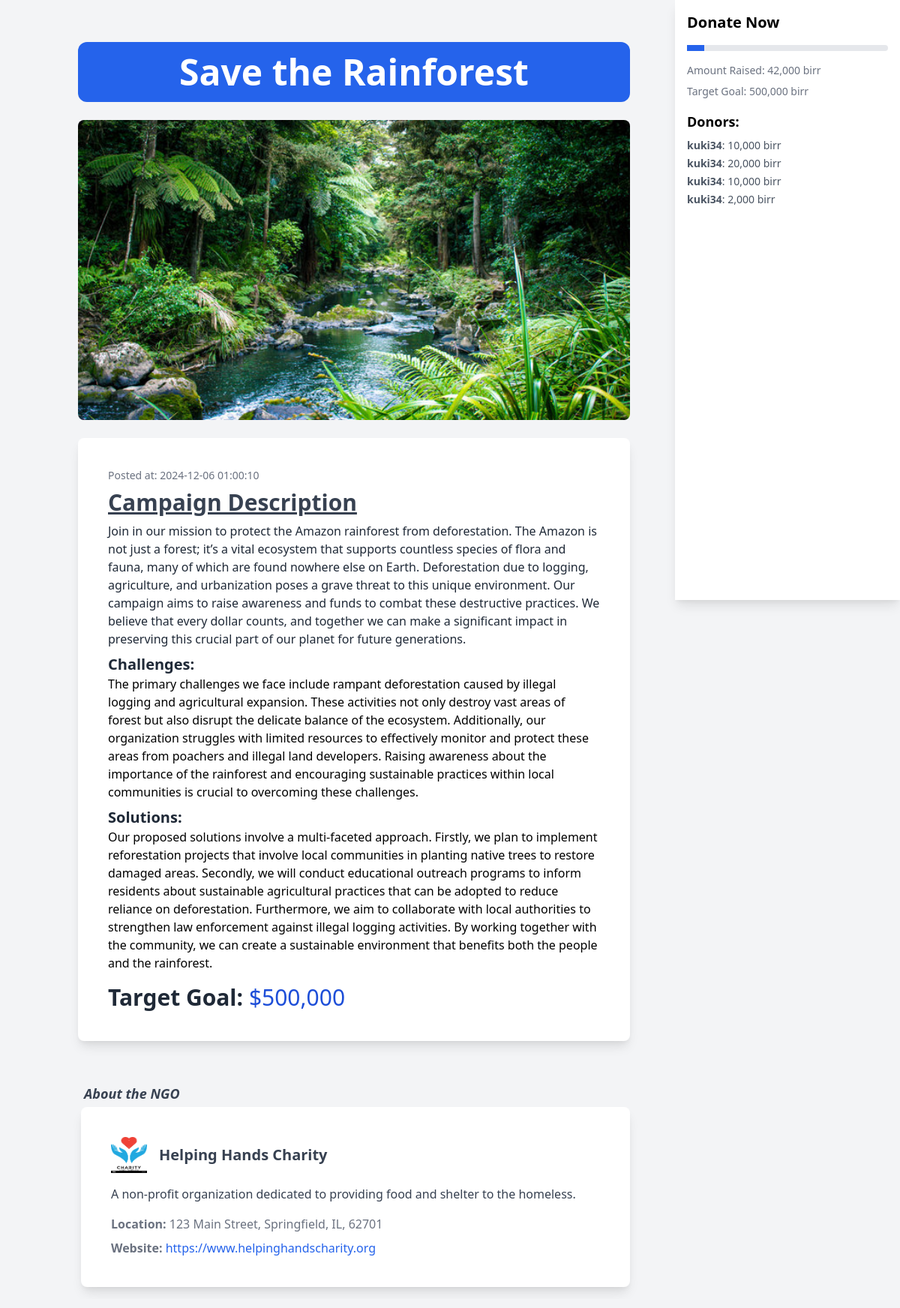
Page /src/fdetail.php?id=1 on the committed database.
### tables this page shows
CREATE TABLE `Charity` (
  `id` int(11) NOT NULL,
  `campTitle` varchar(255) NOT NULL,
  `campDesc` text NOT NULL,
  `orgName` varchar(255) NOT NULL,
  `targetGoal` decimal(10,2) NOT NULL,
  `achievedGoal` decimal(10,2) DEFAULT 0.00,
  `challenges` text DEFAULT NULL,
  `solutions` text DEFAULT NULL,
  `photo_paths` text DEFAULT NULL,
  `created_at` timestamp NOT NULL DEFAULT current_timestamp(),
  `updated_at` timestamp NOT NULL DEFAULT current_timestamp() ON UPDATE current_timestamp()
);

CREATE TABLE `Organization` (
  `orgName` varchar(255) NOT NULL,
  `logo` varchar(255) NOT NULL,
  `orgDesc` text NOT NULL,
  `location` varchar(255) NOT NULL,
  `website` varchar(255) NOT NULL,
  `password` varchar(255) NOT NULL,
  `joinedDate` timestamp NOT NULL DEFAULT current_timestamp()
);

### src/fdetail.php (the view, shortened to what this page needs)
<?php
include("conn.php");
$campaignId = isset($_GET['id']) ? intval($_GET['id']) : 0;
$campaignQuery = "SELECT * FROM Charity WHERE id = $campaignId";
$campaignResult = mysqli_query($con, $campaignQuery);
$campaign = mysqli_fetch_assoc($campaignResult);
if ($campaign) {
    $organizationName = mysqli_real_escape_string($con, $campaign['orgName']);
    $orgQuery = "SELECT * FROM Organization WHERE orgName = '$organizationName'";
    $orgResult = mysqli_query($con, $orgQuery);
    $organization = mysqli_fetch_assoc($orgResult);
} else {
    echo "Campaign not found.";
    exit;
}
?>
<!DOCTYPE html>
<html lang="en">
<head>
    <link href="https://cdnjs.cloudflare.com/ajax/libs/tailwindcss/2.2.19/tailwind.min.css" rel="stylesheet">
    <link href="https://cdnjs.cloudflare.com/ajax/libs/owl-carousel/1.3.3/owl.carousel.css" rel="stylesheet">
    <link rel="stylesheet" href="https://cdnjs.cloudflare.com/ajax/libs/font-awesome/6.0.0-beta3/css/all.min.css">
</head>
<body class="bg-gray-100 py-10">
    <div class="container mx-auto md:flex">
        <div class="md:w-3/4 p-4 overflow-auto">
            <div class="">
                <h1 class="md:text-5xl text-xl font-bold mb-6 text-center bg-blue-600 rounded-xl text-white md:py-4"><?php echo htmlspecialchars($campaign['campTitle']); ?></h1>
            </div>
            <div class="carousel owl-carousel mb-6">
                <?php
                $photoPaths = explode(',', $campaign['photo_paths']);
                foreach ($photoPaths as $photo): ?>
                    <div class="item">
                        <img src="<?php echo htmlspecialchars($photo); ?>" alt="Campaign Image" class="w-full rounded-lg">
                    </div>
                <?php endforeach; ?>
            </div>
            <div class="bg-white rounded-lg shadow-lg p-10 mb-6">
                <p class="text-sm text-gray-500 mb-2">
                    Posted at: <?php echo $campaign['created_at']; ?>
                </p>
                <h2 class="md:text-3xl text-xl font-semibold text-gray-700 underline mb-1">Campaign Description</h2>
                <p class="text-gray-800 mt-2"><?php echo htmlspecialchars($campaign['campDesc']); ?></p>
                <p class="text-gray-800 mt-2">
                <p class="text-xl font-semibold text-gray-800">Challenges:</p> <?php echo htmlspecialchars($campaign['challenges']); ?></p>
                <p class="text-gray-800 mt-2">
                <p class="text-xl font-semibold text-gray-800">Solutions:</p> <?php echo htmlspecialchars($campaign['solutions']); ?></p>
                <p class="text-blue-700 mt-4 text-3xl"><b class="text-gray-800 ">Target Goal:</b> $<?php echo number_format($campaign['targetGoal']); ?></p>
            </div>
            <h2 class="text-lg pl-2 font-bold mt-14 mb-1 text-gray-700 italic">About the NGO</h2>
            <div class="bg-white rounded-lg shadow-lg p-10 ml-1">
                <div class="flex items-center">
                    <img src="<?php echo htmlspecialchars($organization['logo']); ?>" alt="Logo" class="md:h-12 md:w-12 w-6 mr-4">
                    <h3 class="md:text-xl font-semibold text-gray-700"><?php echo htmlspecialchars($organization['orgName']); ?></h3>
                </div>
                <p class="text-gray-700 mt-4"><?php echo htmlspecialchars($organization['orgDesc']); ?></p>
                <p class="text-gray-500 mt-4"><span class="font-bold"><b>Location:</b></span> <?php echo htmlspecialchars($organization['location']); ?></p>
                <p class="text-gray-500 mt-2">
                    <span class="font-bold"><b>Website:</b></span>
                    <a href="<?php echo htmlspecialchars($organization['website']); ?>" class="text-blue-600 hover:underline"><?php echo htmlspecialchars($organization['website']); ?></a>
                </p>
            </div>
        </div>
        <?php
        $donationQuery = "SELECT SUM(amount) AS total_donated, GROUP_CONCAT(username SEPARATOR ', ') AS username FROM donations WHERE campId = '$campaignId'";
        $donationResult = mysqli_query($con, $donationQuery);
        $donationData = mysqli_fetch_assoc($donationResult);
        $totalDonated = $donationData['total_donated'] ?? 0;
        $donationQuery = "SELECT username, amount FROM donations WHERE campId = '$campaignId'";
$donationResult = mysqli_query($con, $donationQuery);
        ?>
        <div class="md:w-1/4 p-4 bg-white shadow-lg md:ml-4 md:h-screen md:fixed right-0 top-0">
            <h2 class="text-xl font-bold mb-4">Donate Now</h2>
            <div class="bg-gray-200 rounded-full h-2 md:mb-4">
                <?php
                $percentage = ($campaign['targetGoal'] > 0)
                    ? min(100, ($campaign['achievedGoal'] / $campaign['targetGoal']) * 100)
                    : 0;
                ?>
                <div class="bg-blue-600 h-2" style="width: <?php echo $percentage; ?>%;"></div>
            </div>
            <p class="text-sm text-gray-500 mb-2">
                Amount Raised: <?php echo number_format($totalDonated); ?> birr
            </p>
            <p class="text-sm text-gray-500 mb-4">
                Target Goal: <?php echo number_format($campaign['targetGoal']); ?> birr
            </p>
            <h3 class="text-lg font-bold mb-2">Donors:</h3>
            <ul class="text-sm text-gray-600">
                <?php
                if (mysqli_num_rows($donationResult) > 0) {
                    while ($donationData = mysqli_fetch_assoc($donationResult)) {
                        $username = htmlspecialchars($donationData['username']);
                        $amount = number_format($donationData['amount']);
                        echo "<li class='mb-1'><span class='font-semibold'>$username</span>: $amount birr</li>";
                    }
                } else {
                    echo "<li>No donors yet</li>";
                }
                ?>
            </ul>
        </div>
    </div>
</body>
</html>

### src/fdetail.php (style rules this page uses)
.carousel img { max-height: 400px; object-fit: cover; }

### rows in the picture
charity: campTitle "Save the Rainforest", photo_paths (picture), created_at "2024-12-06 01:00:10", campDesc "Join in our mission to protect the Amazon rainforest from deforestation. The Amazon is not just a forest; it’s a vital ecosystem that supports countless species of flora and fauna, many of which are found nowhere else on Earth. Deforestation due to logging, agriculture, and urbanization poses a grave threat to this unique environment. Our campaign aims to raise awareness and funds to combat these destructive practices. We believe that every dollar counts, and together we can make a significant impact in preserving this crucial part of our planet for future generations.", challenges "The primary challenges we face include rampant deforestation caused by illegal logging and agricultural expansion. These activities not only destroy vast areas of forest but also disrupt the delicate balance of the ecosystem. Additionally, our organization struggles with limited resources to effectively monitor and protect these areas from poachers and illegal land developers. Raising awareness about the importance of the rainforest and encouraging sustainable practices within local communities is crucial to overcoming these challenges.", solutions "Our proposed solutions involve a multi-faceted approach. Firstly, we plan to implement reforestation projects that involve local communities in planting native trees to restore damaged areas. Secondly, we will conduct educational outreach programs to inform residents about sustainable agricultural practices that can be adopted to reduce reliance on deforestation. Furthermore, we aim to collaborate with local authorities to strengthen law enforcement against illegal logging activities. By working together with the community, we can create a sustainable environment that benefits both the people and the rainforest.", targetGoal "500,000"
organization: logo (picture), orgName "Helping Hands Charity", orgDesc "A non-profit organization dedicated to providing food and shelter to the homeless.", location "123 Main Street, Springfield, IL, 62701", website "https://www.helpinghandscharity.org"

### other values in the picture
$totalDonated "42,000"
$username "kuki34"
$amount "10,000"
$amount "20,000"
$amount "2,000"
